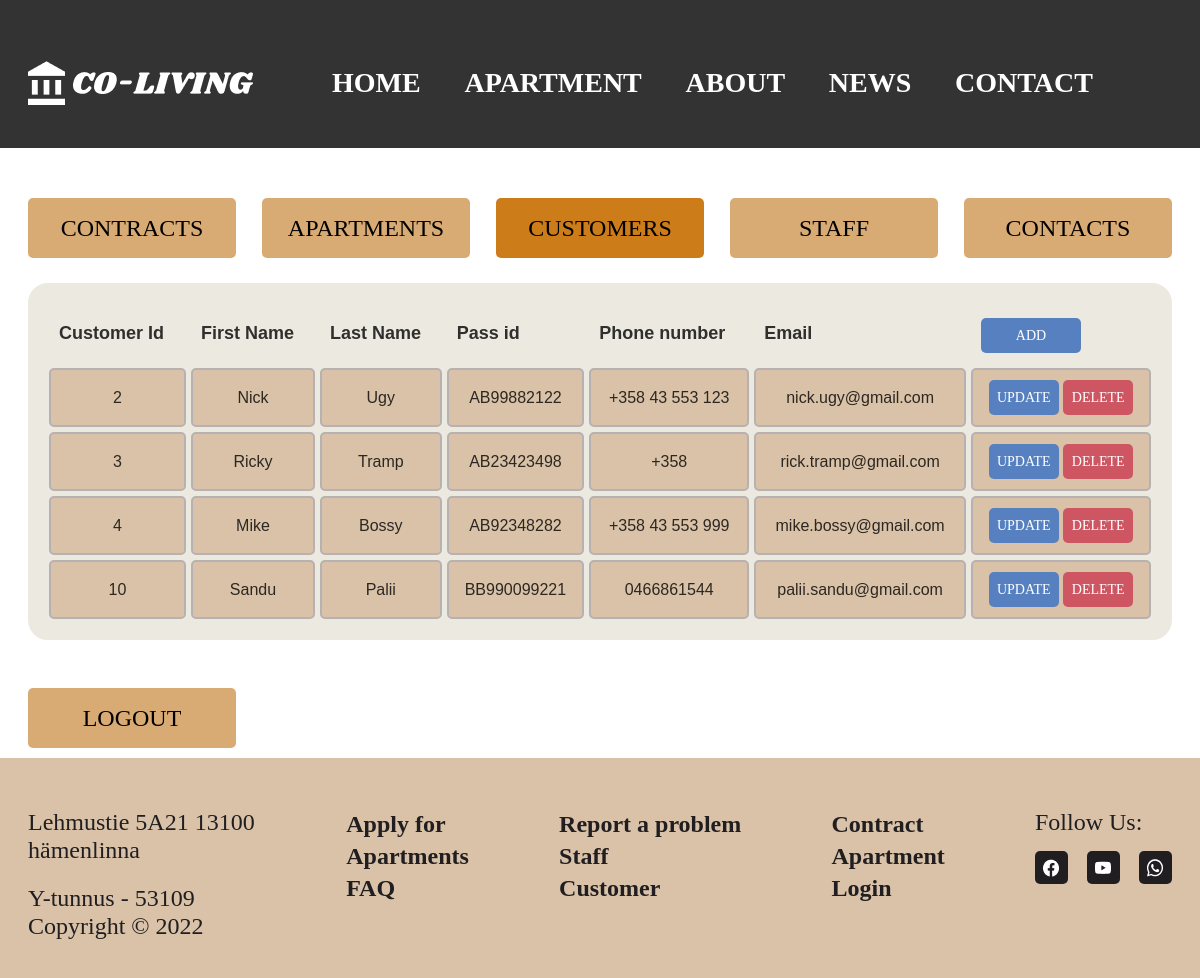
Page /coliving/main/customer_list.php (signed in) on the committed database.
### tables this page shows
CREATE TABLE `Customer` (
  `ID_customer` int(11) NOT NULL,
  `F_name` varchar(20) NOT NULL,
  `L_name` varchar(20) NOT NULL,
  `Pass_id` varchar(15) NOT NULL,
  `Phone_num` varchar(15) NOT NULL,
  `Email` varchar(30) NOT NULL
);

### coliving/main/customer_list.php (the view, shortened to what this page needs)
<link rel="stylesheet" href="../css/style.css" class="style">
<?php
include '../components/header.php';
?>
<div class="container my-5">
<div class="button_list">
    <button class="btn btn-primary"> <a href="contract_list.php" class="text-light"> Contracts </a></button>
    <button class="btn btn-primary"> <a href="apartment_admin.php" class="text-light"> Apartments </a></button>
    <button class="btn btn-primary" style="background-color: #cc7c19;"> <a href="customer_list.php" class="text-light"> Customers </a></button>
    <button class="btn btn-primary"> <a href="staff_list.php" class="text-light"> Staff </a></button>
    <button class="btn btn-primary"> <a href="contact_list.php" class="text-light"> Contacts </a></button>
  </div>
  <table class="table">
    <thead>
      <tr>
        <th scope="col">Customer Id</th>
        <th scope="col">First Name</th>
        <th scope="col">Last Name</th>
        <th scope="col">Pass id</th>
        <th scope="col">Phone number</th>
        <th scope="col">Email</th>
        <th scope="col"><button class="btn_op up btn_margin_top"> <a href="customer_add.php" class="text-light"> Add </a></button></th>
      </tr>
    </thead>
    <tbody>
      <?php
      include '../components/connect.php';
      $sql =   "SELECT * FROM `Customer`";
      $result = mysqli_query($conn, $sql);
      if ($result) {
        while ($row = mysqli_fetch_assoc($result)) {
          $id = $row['ID_customer'];
          $firstname = $row['F_name'];
          $lastname = $row['L_name'];
          $passid = $row['Pass_id'];
          $phone = $row['Phone_num'];
          $email = $row['Email'];
          echo '<tr>
             <td scope="row">' . $id . '</td>
             <td>' . $firstname . '</td>
             <td>' . $lastname . '</td>
             <td>' . $passid . '</td>
             <td>' . $phone . '</td>
             <td>' . $email . '</td>
             <td>
        <button class="btn_op up"><a href="customer_update.php?updateid=' . $id . '"class="text-light">Update</a></button>
        <button class="btn_op del"><a href="customer_delete.php?deleteid=' . $id . '"class="text-light">Delete</a></button>
             </td>
           </tr>';
        }
      }
      ?>
    </tbody>
  </table>
</div>
<div class="container">
    <button class="logout btn"><a href="../components/logout.php">Logout</a></button>
  </div>
<?php include '../components/footer.php'; ?>

### coliving/css/style.css (style rules this page uses)
* { margin: 0; padding: 0; box-sizing: border-box; }
.container { position: relative; margin: 0 auto; max-width: 1192px; padding: 0px 24px; }
.table { font-family: sans-serif; text-align: left; width: 100%; border-collapse: separate; border-spacing: 5px; background: #ece9e0; color: rgba(0, 0, 0, 0.8); border: 16px solid #ece9e0; margin: 25px 0; border-radius: 20px; }
.table th { font-size: 18px; padding: 10px; }
.table td { background: #D9C2A7; padding: 10px; border-radius: 5px; border-style: solid; text-align: center; border: 2px solid #B7B1B1; }
.table td:last-child { width: 180px; }
.btn { display: flex; justify-content: center; align-items: center; width: 208px; height: 60px; background: #D9AB74; border:none; border-radius: 5px; cursor: pointer; }
.btn a { font-family: Judson; font-style: normal; font-weight: normal; font-size: 24px; line-height: 28px; text-transform: uppercase; color: #000000; text-decoration: none; }
.logout { margin-bottom: 10px; }
.btn_op { width: 70px; height: 35px; border:none; border-radius: 5px; cursor: pointer; }
.btn_op a { font-family: Judson; font-style: normal; font-weight: normal; font-size: 14px; line-height: 18px; text-transform: uppercase; color: #fff; text-decoration: none; }
.up { background:#5680c0; }
.del { background: #ce5662; }
.mb-5, .my-5 { margin-bottom: 3rem; margin-top: 3rem; }
.button_list { display: flex; justify-content: space-between; flex-direction: row; margin-top: 50px; }
.btn_margin_top { margin-top: 4px; width: 100px; }

### rows in the picture
customer: ID_customer "2", F_name "Nick", L_name "Ugy", Pass "AB99882122", Phone_num "+358 43 553 123", Email "nick.ugy@gmail.com"
customer: ID_customer "3", F_name "Ricky", L_name "Tramp", Pass "AB23423498", Phone_num "+358", Email "rick.tramp@gmail.com"
customer: ID_customer "4", F_name "Mike", L_name "Bossy", Pass "AB92348282", Phone_num "+358 43 553 999", Email "mike.bossy@gmail.com"
customer: ID_customer "10", F_name "Sandu", L_name "Palii", Pass "BB990099221", Phone_num "0466861544", Email "palii.sandu@gmail.com"
